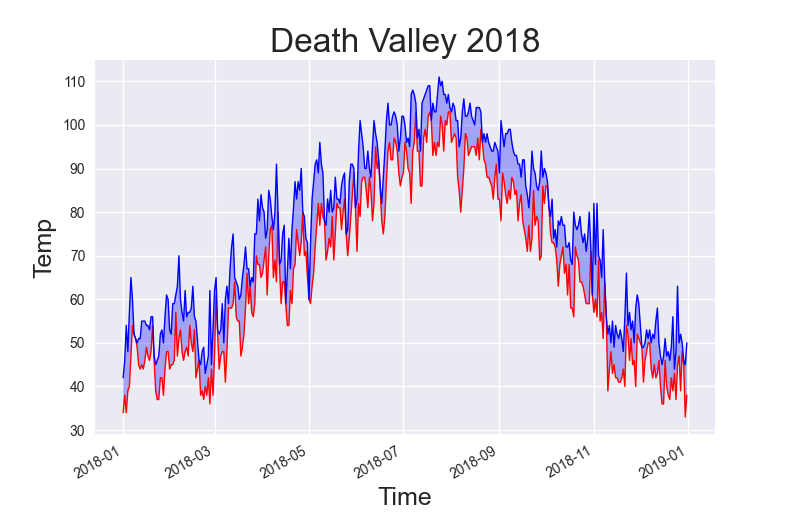

Write Python code to recreate this figure.
import csv
import matplotlib.pyplot as plt
from datetime import datetime
# 
filename = "death_valley.csv"
with open(filename) as file:
    reader = csv.reader(file)
    header = next(reader)
    

    date, highs, lows = [],[], []
    for row in reader:
        current = datetime.strptime(row[2],"%Y-%m-%d")
        try:
            high = int(row[5])
            low = int(row[6])
        except ValueError:
            print(f"Missing data for {current}")
        else:
            highs.append(high)
            date.append(current)
            lows.append(low)
    print(highs)
    print(lows)
    

plt.style.use('seaborn')
fig, ax = plt.subplots()
ax.plot(date,highs, c="red", linewidth=1)
ax.plot(date,lows,c="blue", linewidth=1)

plt.fill_between(date,highs,lows, facecolor="blue",alpha=0.3)

title = "Death Valley 2018"
ax.set_title(title,fontsize=24)
ax.set_xlabel("Time", fontsize=18)
fig.autofmt_xdate()
ax.set_ylabel("Temp",fontsize=18)

plt.show()
